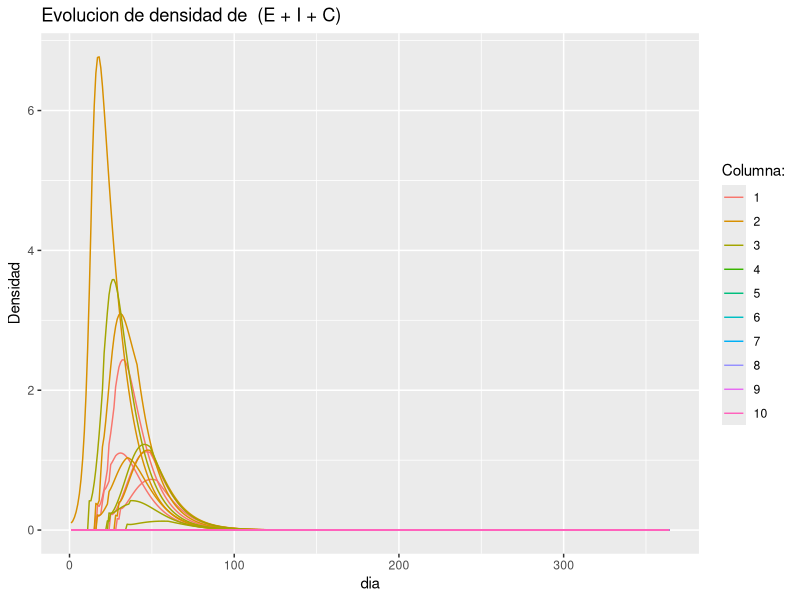
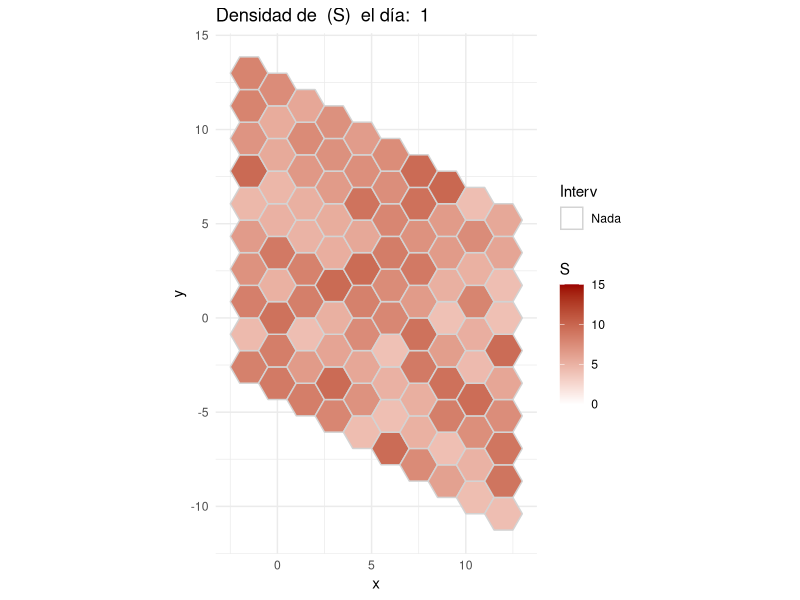
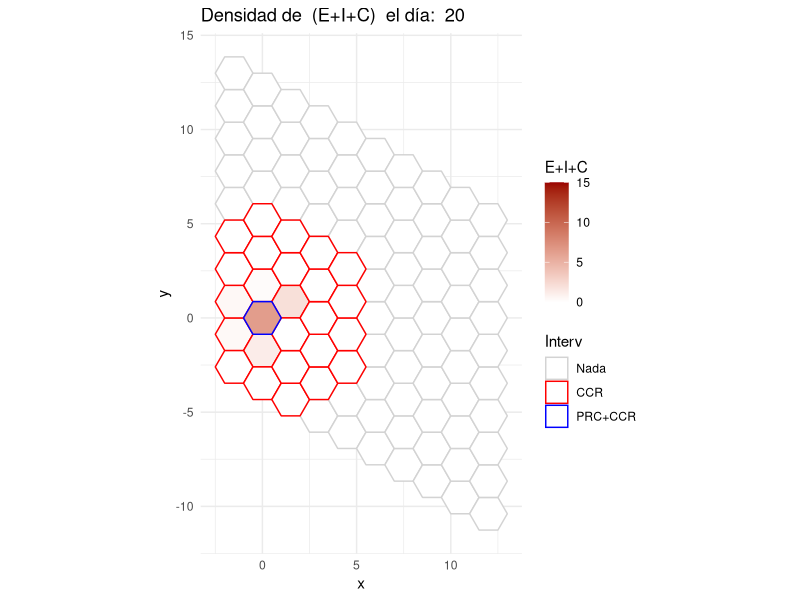
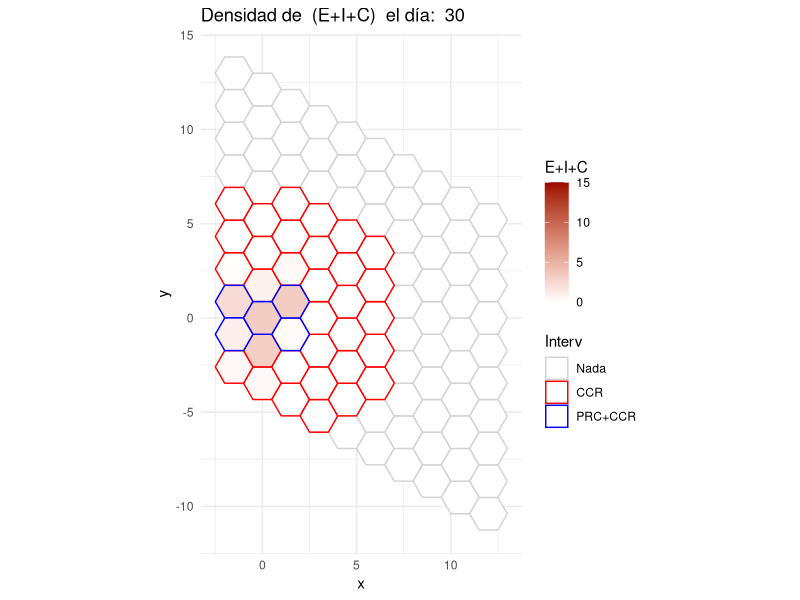
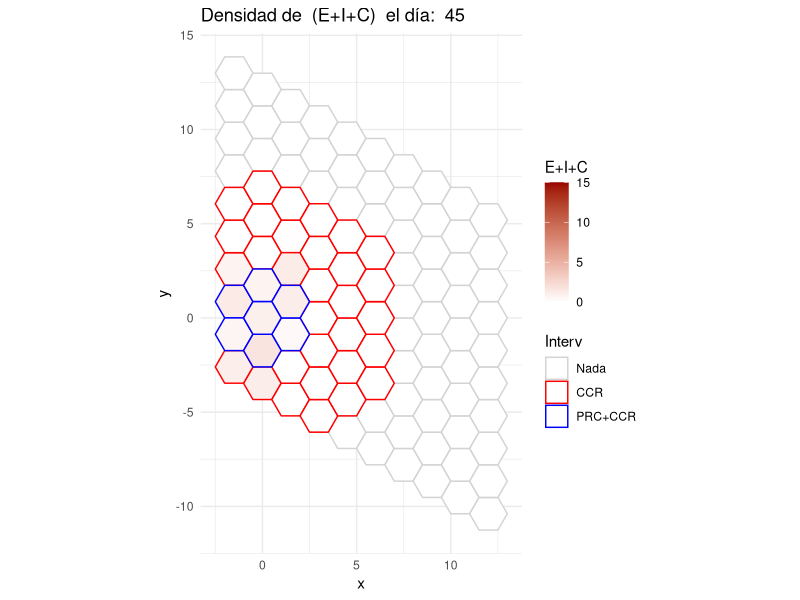
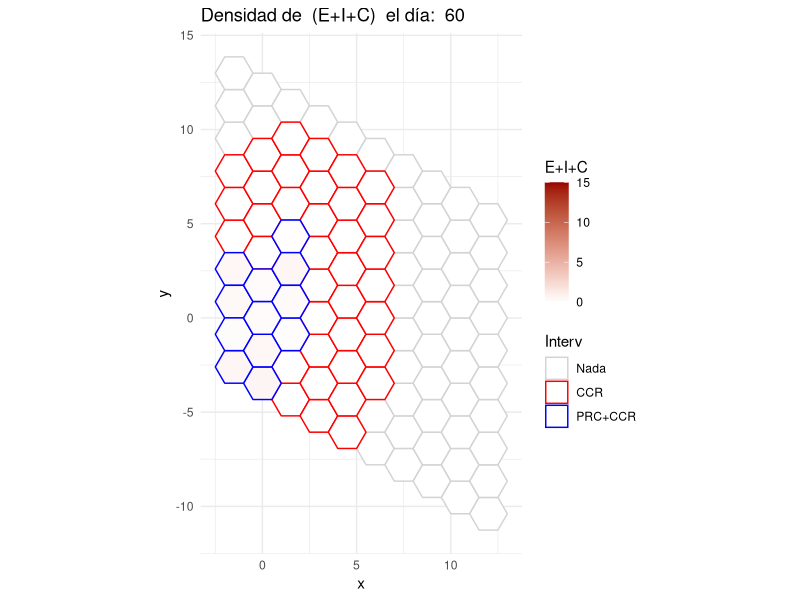
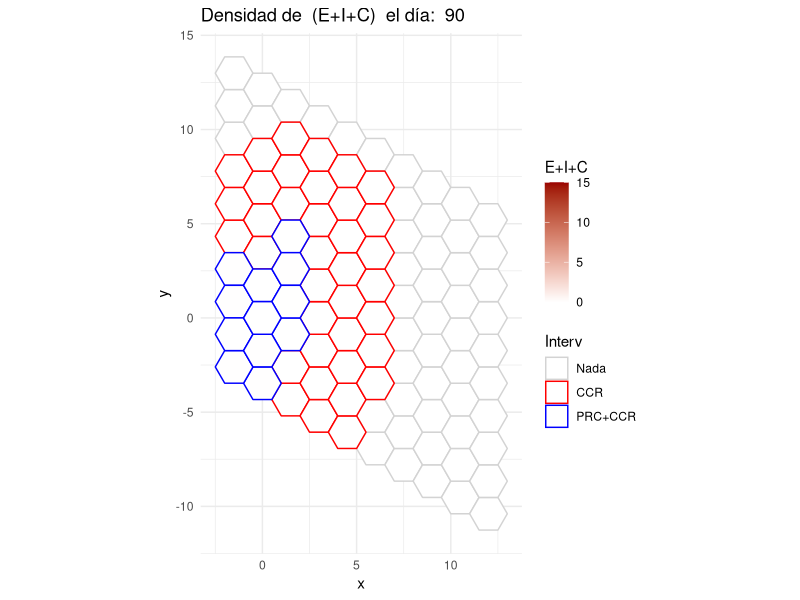
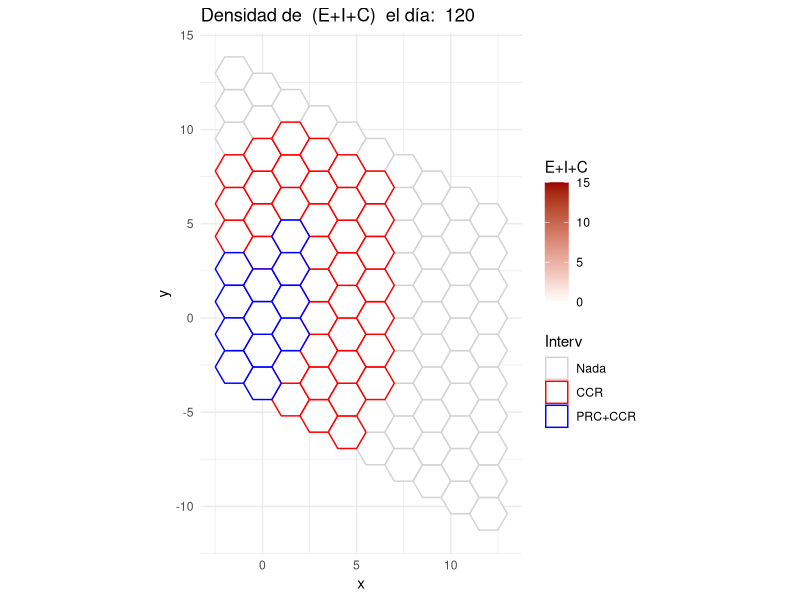

Recreate these plots in R, in order.
## ---- chunk 1

knitr::opts_chunk$set(echo=FALSE, warning=FALSE, message=FALSE)
library(tidyverse)
library(ggforce)

## ---- chunk 2


# Funcion de deteccion de infeccion en un hexágono y de activacion de CCG u PRC en vecinos
deteccion_hexagono <- function(DH=dh, DV=dv){
  
  # DH = tabla de estado actual de cada hexágono
  # DV = tabla de vecindad entre hexágonos
  
    DH <- mutate(DH, prob_detec = pmax(pmin(1, (pxi*I + pxc*C)), inf),
               inf=rbinom(n(),1,prob_detec), # detectar inf en hexágno
               ccr = inf*sign(pol_ccr), # declarar CCR en hexagono infectado
               prc = inf*pol_prc)       # declarar PRC en hexagono infectado
  
  # Ahora hay que declarar CCR en hexágonos tantos círculos de hexágonos vecinos como pol_ccr-1
  for(i in 1:pol_ccr){
    DH$ccr[DH$idh %in% unique(DV$idhv[DV$idh %in% DH$idh[DH$ccr==1]])] <- 1
  }  

  return(DH)
}



# funcion para determinar nuevas densidades en todos los hexagonos
actualizar_densidades <- function(DH=dh){
  
  ###  Flujos esperados entre compartimentos
  # De susceptibles a expuestos
  lambda <- con_vi * DH$I + con_ca * DH$C # coeficiente de resultar expuesto por contigüidad o ambiente
  d_SE <- (1 - exp(-lambda)) * DH$S
  # De Expuestos a infectados
  d_EI <- (1 - exp(-ta_inc)) * DH$E
  # De infectados a recuperados/muertos
  d_IRC <- (1 - exp(-(ta_rec + ta_mor))) * DH$I #  numero de recuperados/muertos
  d_IC <- (ta_mor / (ta_rec + ta_mor)) * d_IRC # muertes: pasan a carcasa
  d_IR <- (ta_rec / (ta_rec + ta_mor)) * d_IRC # recuperados
  # Descomposicion de carcasas
  d_CD <- (1 - exp(-ta_des)) * DH$C
  
  ### Actualiza las densidades en la tabla de hexagonos
  DH <- mutate(DH, dia=dia+1,
               S = (S - d_SE)*(1-rdz*ccr), 
               E = (E + d_SE - d_EI)*(1-rdz*ccr),
               I = (I + d_EI - d_IRC)*(1-rdz*ccr),
               R = (R + d_IR)*(1-rdz*ccr),
               C = (C + d_IC - d_CD)*(1-rdc*prc))
  
  return(DH)
}


# Funcion para determinar contagio entre hexagonos
contagio_hexagonos <- function(DV=dv, DH=dh){
  
  DC <- transmute(DH, dia, idh, fcont=kappa*(con_vi*I + con_ca*C)) |> 
    filter(fcont>0) |> # quitar los que no pueden contagiar
    left_join(DV, by="idh") |>   # poner vecinos
    left_join(transmute(DH,idhv=idh, S), by="idhv") |> # añadir susceptibilidad en vecinos
    mutate(prob = (1 - exp(-fcont*S)),  # Probabilidad de contagio
           cont = rbinom(n(),1,prob)) |>  # hecho de contagio  
    filter(cont==1)  # quedarse solo con los contagios
  
  # Modificar ahora la tabla de hexagonos
  DH <- group_by(DC, idh=idhv) |>  summarise(cont=sum(cont)) |> ungroup() |> # contar contagios recibidos en cada hexágono
    right_join(DH, by="idh") |> # pegar en tabla de hexágonos
    mutate(cont = ifelse(is.na(cont),0,cont), 
           E = E + cont*0.05*S,
           S = S - cont*0.05*S,
           cont=NULL)
  
  return(list(DC=transmute(DC,dia, idh, idhv, prob, cont), DH=DH))
}



# Funcion para dibujar hexágonos
dibujar_hexagonos <- function(DIA, PAR="S", radio=1, DHD=dhd, ID=FALSE) {
  # generar parametro para relleno
  P <- filter(DHD, dia==DIA) |>  # seleccionar dia
    mutate(PP = !!rlang::parse_expr(PAR),
           Interv = factor(prc+2*ccr, levels=c(0:3), labels=c("Nada", "PRC", "CCR", "PRC+CCR"))) |>
    ggplot(aes(x0=x, y0=y, r=radio, sides=6, angle=0, fill=PP, label=idh, col=Interv)) +
    geom_regon(linewidth = 0.5) +
    coord_fixed() +
    scale_fill_gradient(
      low = "white",
      high = "#9b0000",
      limits = c(0, 15),
      oob = scales::squish,
      name = PAR) +
    labs(x="x", y="y", title=paste0("Densidad de  (",PAR,")  el día:  ",DIA), col="Interv") +
    scale_color_manual(values=c("Nada"="lightgrey", "PRC"="green", "CCR"="red", "PRC+CCR"="blue")) + 
    theme_minimal() +
    guides(
      col = guide_legend(
        override.aes = list(
          shape = 23,         # Cambia el cuadrado por una forma con borde/relleno
          fill = "white",     # Relleno blanco en la leyenda
          stroke = 1.5,       # Grosor del borde en la leyenda
          size = 5            # Tamaño del símbolo en la leyenda
        )
      )
    )
  if(ID==TRUE) P <- P + geom_text(aes(x=x, y=y, size=0.5)) 
  print(P)
}



# Funcion para dibujar evolucion de densidades
dibujar_densidades <- function(DIAi=1, DIAf=NULL, PAR="E + I + C", DHD=dhd){
  DIAf <- ifelse(is.null(DIAf), max(DHD$dia),DIAf)
  filter(DHD, dia>=DIAi, dia<=DIAf) |>  # seleccionar dia
    mutate(PP = !!rlang::parse_expr(PAR) ) |>
    ggplot(aes(x=dia, y=PP, group=as.factor(idh), col=as.factor(c))) +
  geom_line() + 
  labs(title=paste0("Evolucion de densidad de  (",PAR,")"), col="Columna:", y="Densidad")
}


## ---- chunk 3

# Densidades poblacionales susceptibles iniciales
den_mi <- 4    # Densidad mínima aletoria
den_ma <- 10   # Densidad máxima aletoria
den_co <- 0.5  # Densidad de contención


# Parámetros biológicos (en tasa diaria)
ta_inc <- 0.25          # Tasa de incubación (periodo medio = 4 días)
ta_mor <- 0.16          # Mortality rate por PPA (duración de la enfermedad ~6 días)
ta_rec <- 0.008         # Tasa de recuperación (supervivencia ~5%)
ta_des <- 0.033         # Tasa de descomposición/eliminación de carcasas (persistencia ~30 días)

# Tasas basales de transmisión para densidad inicial de 2 ind/km2
con_vi  <- 0.15  # Contagio por contacto directo con jabalíes vivos
con_ca  <- 0.10  # Contagio ambiental por carcasas en el terreno
kappa   <- 0.05  # fracción de la fuerza de infección que cruza al hexágono vecino

## ---- chunk 4

# Probabilidades de deteccion diaria según densidades de infecciosos y carcasas
pxi <- 0.05  # Probabilidad de detección con densidad infeccioso = 1
pxc <- 0.1   # Probabilidad de detección con densidad carcasa = 1 

# ¿Hay politica de CCR y de PRC?
pol_ccr <- 3 # profundidad del anillo de control cinegético alrededor de un hexágono infectado
pol_prc <- 1 # plan de eliminacion de carcasas de hexágono infectado

# reduccion de densidades por cada dia de CCR
rdz <- 0.05  # Asumimos que es igual para jabalís en todos los estados
# Asumimos que no se incrementan las carcasas porque se retiran todas las de los animales cazados.
rdc <- 0.05  # reduccion de carcasas si hay un programa especial de retirada 

## ---- chunk 5

ND <- 10 # Número de hexágonos en la diagonal
R  <- 1 # radio del hexágono en km

h00 <- c(2,3) # posicion [c,f] del hexagono inicial de infeccion

CCONT <- c(9999)  # columnas de control con baja densidad

## ---- chunk 6

# Tabla inicial de hexágonos
dh0 <- tibble(idh = c(1:(ND^2)),
              c = rep(1:ND, each=ND),
              f = rep(1:ND, ND),
              q = c - h00[1], 
              r = (f - h00[2]) - q,
              x = R*(3/2)*q,
              y = R*sqrt(3)*(q/2 + r),
              dia = 0,
              S = runif((ND^2), den_mi, den_ma),
              E = 0, I = 0, R = 0, C = 0,
              inf = 0,         # Infeccion declarada en hexágono
              ccr = 0,         # estado de control cinegético reactivo
              prc = 0) |>      # estado de plan retirada carcasas
  # Modificar densidades e iniciar epidemia
  mutate(S = ifelse(c %in% CCONT, den_co, S),  # poner baja densidad en columnas de control
         E = ifelse(q==0 & r==0, 0.1, E),  # comenzar epidemia en IDH = 4 con E = 0.1
         S = S-E) 


# Tabla de vecindad entre hexagonos:
dv <- bind_rows(
  transmute(dh0, idh, q, r, pos="NO", qv=q-1, rv=r+1),
  transmute(dh0, idh, q, r, pos="N",  qv=q,   rv=r+1),
  transmute(dh0, idh, q, r, pos="NE", qv=q+1, rv=r  ),
  transmute(dh0, idh, q, r, pos="SE", qv=q+1, rv=r-1),
  transmute(dh0, idh, q, r, pos="S",  qv=q,   rv=r-1),
  transmute(dh0, idh, q, r, pos="SO", qv=q-1, rv=r  )
) |> 
  left_join(transmute(dh0, qv=q, rv=r, idhv=idh)) |> 
  filter(!is.na(idhv)) |> 
  transmute(idh, pos, idhv)


## ---- chunk 7

dias_simulados <- 365

dh <- dh0
dhd <- NULL
dc <- NULL

for(d in 1:dias_simulados){
  dhd <- bind_rows(dhd, dplyr::select(dh, idh, x, y, c, f, dia, S, E, I, R, C, inf, ccr, prc))
  dh  <- actualizar_densidades() # evolucion de la epidemia intra-hexágono
  CH  <- contagio_hexagonos()    # contagio entre hexágonos al final el día
  dh  <- CH$DH                   # actualizar hexagonos tras contagios
  dc  <- bind_rows(dc, CH$DC)    # añadir a tabla de contagios
  dh  <- deteccion_hexagono()    # cambiar estado de deteccion en hexágonos
}


## ---- chunk 8
dibujar_densidades()

## ---- chunk 9

dibujar_hexagonos(1)
dibujar_hexagonos(20, "E+I+C")
dibujar_hexagonos(30, "E+I+C")
dibujar_hexagonos(45, "E+I+C")
dibujar_hexagonos(60, "E+I+C")
dibujar_hexagonos(90, "E+I+C")
dibujar_hexagonos(120, "E+I+C")
dibujar_hexagonos(180, "E+I+C")
dibujar_hexagonos(364, "E+I+C")
